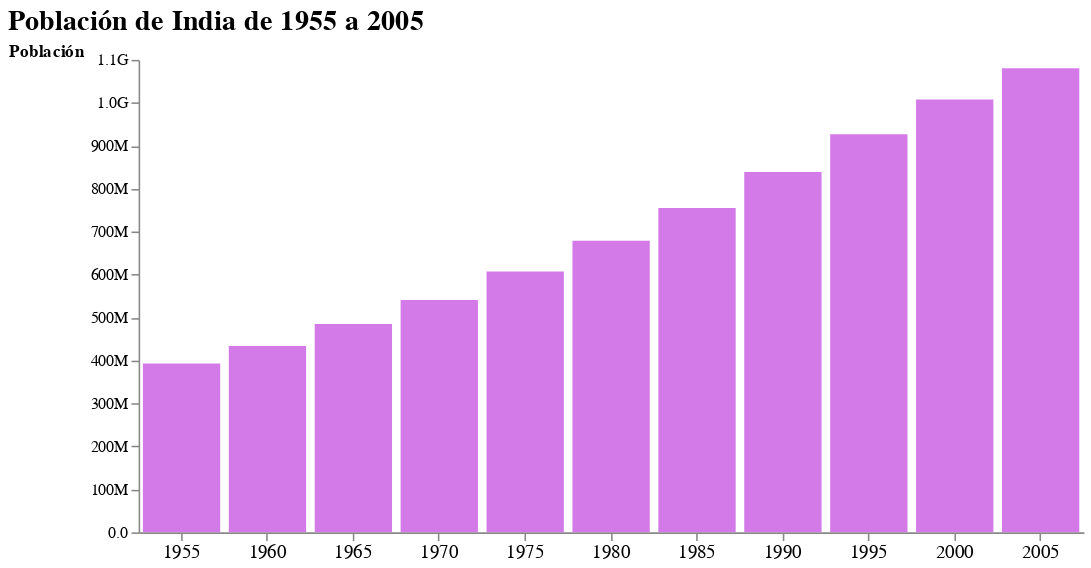

Notebook code for this chart:
### Code cell
alt.Chart(datos_de_mi_pais).mark_bar(fill = '#D47AE8').encode(
    x = alt.X('year:O', title = '', axis = alt.Axis(labelAngle=0, labelFontSize=12)),
    y = alt.Y('pop:Q', title = 'Población', axis = alt.Axis(format = ".2s", grid=False, titleAnchor='end', titleAngle = 0)),
).properties(
    title = f"Población de {mi_pais} de 1955 a 2005",
    width = 600,
).configure_title(
    fontSize = 18,
    anchor = 'start',
).configure_view(
    strokeWidth=0
)

### Figure 1 — Vega-Lite specification as saved in the notebook (floating-point values rounded to 4 significant figures)
{"config": {"view": {"continuousWidth": 400, "continuousHeight": 300, "strokeWidth": 0}, "title": {"anchor": "start", "fontSize": 18}}, "data": {"name": "data-b3b19feb74daff1b6519ffdda6731053"}, "mark": {"type": "bar", "fill": "#D47AE8"}, "encoding": {"x": {"axis": {"labelAngle": 0, "labelFontSize": 12}, "field": "year", "title": "", "type": "ordinal"}, "y": {"axis": {"format": ".2s", "grid": false, "titleAnchor": "end", "titleAngle": 0}, "field": "pop", "title": "Población", "type": "quantitative"}}, "title": "Población de India de 1955 a 2005", "width": 600, "$schema": "https://vega.github.io/schema/vega-lite/v4.17.0.json", "datasets": {"data-b3b19feb74daff1b6519ffdda6731053": [{"year": 1955, "country": "India", "cluster": 0, "pop": 393000000, "life_expect": 40.25, "fertility": 5.896}, {"year": 1960, "country": "India", "cluster": 0, "pop": 434000000, "life_expect": 43.6, "fertility": 5.822}, {"year": 1965, "country": "India", "cluster": 0, "pop": 485000000, "life_expect": 47.19, "fertility": 5.606}, {"year": 1970, "country": "India", "cluster": 0, "pop": 541000000, "life_expect": 50.65, "fertility": 5.264}, {"year": 1975, "country": "India", "cluster": 0, "pop": 607000000, "life_expect": 54.21, "fertility": 4.889}, {"year": 1980, "country": "India", "cluster": 0, "pop": 679000000, "life_expect": 56.6, "fertility": 4.497}, {"year": 1985, "country": "India", "cluster": 0, "pop": 755000000, "life_expect": 58.55, "fertility": 4.15}, {"year": 1990, "country": "India", "cluster": 0, "pop": 839000000, "life_expect": 60.22, "fertility": 3.865}, {"year": 1995, "country": "India", "cluster": 0, "pop": 927000000, "life_expect": 61.77, "fertility": 3.455}, {"year": 2000, "country": "India", "cluster": 0, "pop": 1007702000, "life_expect": 62.88, "fertility": 3.113}, {"year": 2005, "country": "India", "cluster": 0, "pop": 1080264388, "life_expect": 64.7, "fertility": 2.807}]}}
